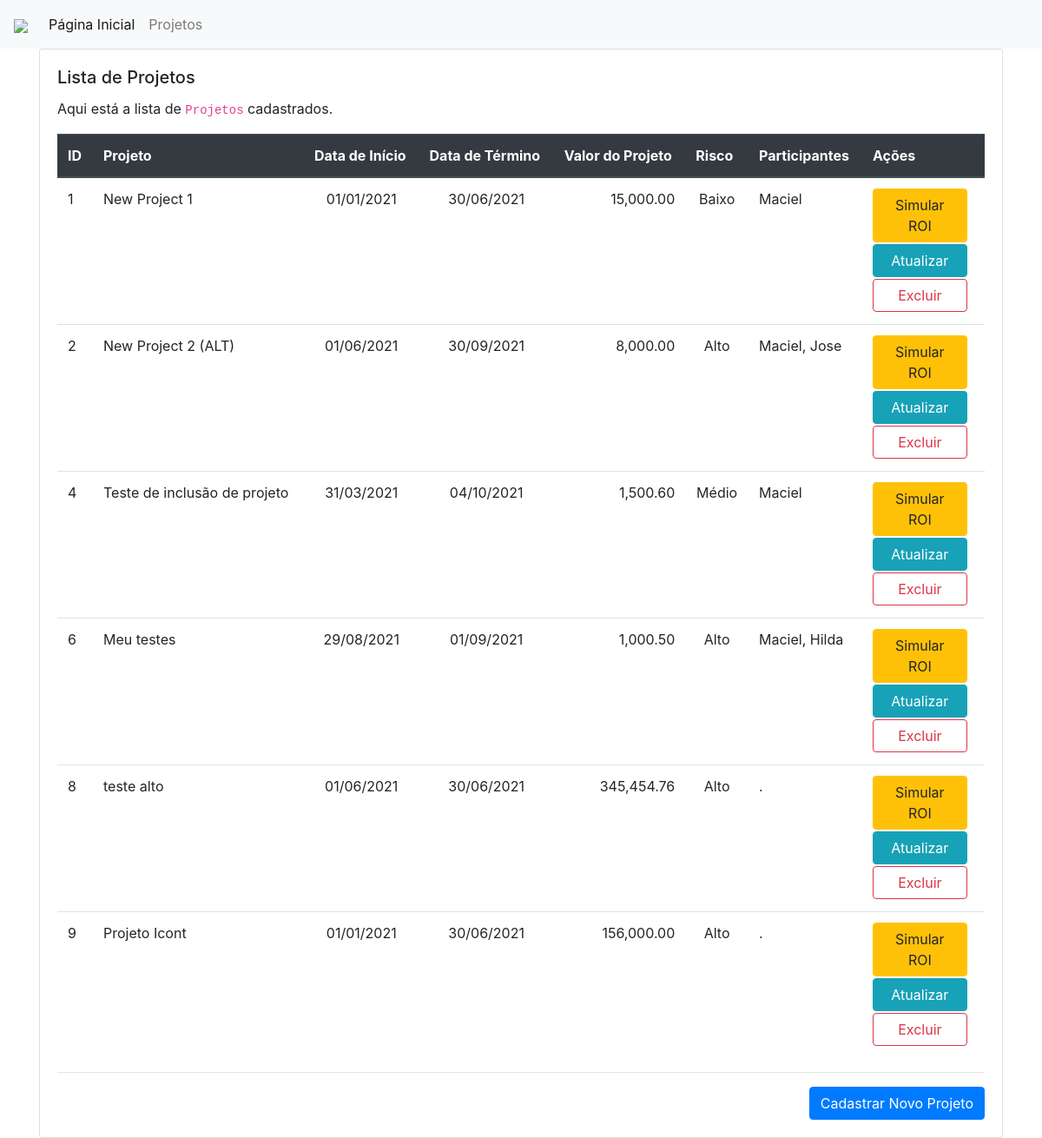
The app's page /projetos/ with its own data.
### core/models.py (models this page shows)
class Project(models.Model):
    PRIORITIES = (
        (0, 'Baixo'),
        (1, 'Médio'),
        (2, 'Alto')
    )
    project_name = models.CharField(max_length=200, null=False, blank=False)
    start_date = models.DateField(null=False, blank=False)
    finish_date = models.DateField(null=False, blank=False)
    proj_amount = models.DecimalField(max_digits=14, decimal_places=2, null=False, blank=False)
    proj_risk = models.IntegerField(null=False, blank=False, default=0, choices=PRIORITIES)
    proj_team = models.TextField(max_length=255)

### project_site/views.py (the view)
# urls.py: path('projetos/', ProjectListView.as_view(), name='lista_projetos'),
class ProjectListView(ListView):
    template_name = "list_project.html"
    model = Project
    context_object_name = "project_list"
    def get_context_data(self, **kwargs):
        list = Project.objects.all()
        serialized = ProjectSerializer(list, many=True)
        context = super(ProjectListView, self).get_context_data(**kwargs)
        context['json_data'] = json.dumps(serialized.data)
        context['json_risks'] = '["Baixo", "Médio", "Alto"]'
        context['json_roi'] = [0.05, 0.10, 0.20]
        return context

### project_site/templates/list_project.html (shortened to what this page needs)
{% extends "layouts/base.html" %}
{% load humanize %}
{% block conteudo %}
<div class="container">
  <div class="row">
    <div class="col-lg-12 col-md-12 col-sm-12 col-xs-12">
      <div class="card">
        <div class="card-body">
          <h5 class="card-title">Lista de Projetos</h5>
          {% if project_list|length > 0 %}
            <p class="card-text">
              Aqui está a lista de <code>Projetos</code> cadastrados.
            </p>
            <table class="table">
              <thead class="thead-dark">
              <tr>
                <th>ID</th>
                <th>Projeto</th>
                <th>Data de Início</th>
                <th>Data de Término</th>
                <th>Valor do Projeto</th>
                <th>Risco</th>
                <th>Participantes</th>
                <th>Ações</th>
              </tr>
              </thead>
              <tbody>
              {% for proj in project_list %}
                <tr>
                  <td>{{ proj.id }}</td>
                  <td>{{ proj.project_name }}</td>
                  <td>{{ proj.start_date|date:'d/m/Y' }}</td>
                  <td>{{ proj.finish_date|date:'d/m/Y' }}</td>
                  <td>{{ proj.proj_amount|floatformat:2|intcomma }}</td>
                  <td>{{ proj.get_proj_risk_display }}</td>
                  <td>{{ proj.proj_team }}</td>
                  <td>
                    <div class="my-btn"><a href="#" type="button" class="btnSimulate btn btn-warning" data-idxproj="{{ forloop.counter }}" data-toggle3="modal" data-target="#modalSimulate"> Simular ROI </a></div>
                    <div class="my-btn"><a href="{% url 'atualiza_projeto' pk=proj.id %}" class="btn btn-info"> Atualizar </a></div>
                    <div class="my-btn"><a href="{% url 'exclui_projeto' pk=proj.id %}" class="btn btn-outline-danger"> Excluir </a></div>
                  </td>
                </tr>
              {% endfor %}
              </tbody>
            </table>
        {% else %}
          <div class="text-center mt-5 mb-5 jumbotron">
            <h5>Nenhum <code>Projeto</code> cadastrado ainda.</h5>
          </div>
        {% endif %}
          <hr />
          <div class="text-right">
            <a href="{% url 'cadastra_projeto' %}" class="btn btn-primary">
              Cadastrar Novo Projeto
            </a>
          </div>
        </div>
      </div>
    </div>
  </div>
</div>
{% endblock %}
{% load static %}

### project_site/templates/layouts/base.html (shortened to what this page needs)
<!DOCTYPE html>
<html>
  {% load static %}
  <head>
    <link rel="stylesheet" href="{% static 'css/bootstrap.min.css' %}">
  </head>
  <body>
    <nav class="navbar navbar-expand-lg navbar-light bg-light">
        <a class="navbar-brand" href="{% url 'index' %}">
          <img src="{% static 'img/favicon.png' %}" height='45px'>
        </a>
        <div class="collapse navbar-collapse" id="conteudo-navbar">
            <ul class="navbar-nav mr-auto">
                <li class="nav-item active">
                    <a class="nav-link" href="{% url 'index' %}">
                      Página Inicial
                    </a>
                </li>
                <li class="nav-item">
                    <a class="nav-link" href="{% url 'lista_projetos' %}">
                      Projetos
                    </a>
                </li>
            </ul>
        </div>
    </nav>
    {% block conteudo %}{% endblock %}
  </body>
</html>

### project_site/templates/list_project.html (style rules this page uses)
td:nth-child(n+3) { text-align: center; }
td:nth-child(5) { text-align: right; }
td:nth-child(7) { text-align: left; }
td div.my-btn { margin-bottom: 2px; width: 93%; }
td div.my-btn a { width: 100%; }

### records on screen
Project: id "1", project_name "New Project 1", start_date "01/01/2021", finish_date "30/06/2021", proj_amount "15,000.00", proj_risk "Baixo", proj_team "Maciel"
Project: id "2", project_name "New Project 2 (ALT)", start_date "01/06/2021", finish_date "30/09/2021", proj_amount "8,000.00", proj_risk "Alto", proj_team "Maciel, Jose"
Project: id "4", project_name "Teste de inclusão de projeto", start_date "31/03/2021", finish_date "04/10/2021", proj_amount "1,500.60", proj_risk "Médio", proj_team "Maciel"
Project: id "6", project_name "Meu testes", start_date "29/08/2021", finish_date "01/09/2021", proj_amount "1,000.50", proj_risk "Alto", proj_team "Maciel, Hilda"
Project: id "8", project_name "teste alto", start_date "01/06/2021", finish_date "30/06/2021", proj_amount "345,454.76", proj_risk "Alto", proj_team "."
Project: id "9", project_name "Projeto Icont", start_date "01/01/2021", finish_date "30/06/2021", proj_amount "156,000.00", proj_risk "Alto", proj_team "."
